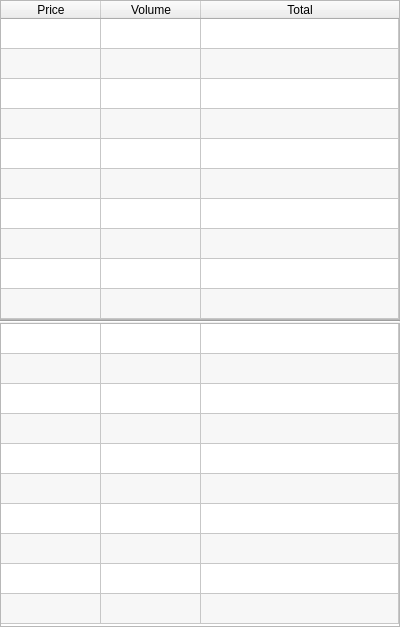
<?xml version="1.0" encoding="UTF-8"?>
<ui version="4.0">
 <class>Form</class>
 <widget class="QWidget" name="Form">
  <property name="geometry">
   <rect>
    <x>0</x>
    <y>0</y>
    <width>400</width>
    <height>627</height>
   </rect>
  </property>
  <property name="windowTitle">
   <string>Form</string>
  </property>
  <layout class="QVBoxLayout" name="verticalLayout">
   <property name="spacing">
    <number>0</number>
   </property>
   <property name="leftMargin">
    <number>0</number>
   </property>
   <property name="topMargin">
    <number>0</number>
   </property>
   <property name="rightMargin">
    <number>0</number>
   </property>
   <property name="bottomMargin">
    <number>0</number>
   </property>
   <item>
    <widget class="QTableWidget" name="tableAsks">
     <property name="sizePolicy">
      <sizepolicy hsizetype="Minimum" vsizetype="Minimum">
       <horstretch>0</horstretch>
       <verstretch>0</verstretch>
      </sizepolicy>
     </property>
     <property name="minimumSize">
      <size>
       <width>400</width>
       <height>0</height>
      </size>
     </property>
     <property name="verticalScrollBarPolicy">
      <enum>Qt::ScrollBarAlwaysOff</enum>
     </property>
     <property name="horizontalScrollBarPolicy">
      <enum>Qt::ScrollBarAlwaysOff</enum>
     </property>
     <property name="sizeAdjustPolicy">
      <enum>QAbstractScrollArea::AdjustToContents</enum>
     </property>
     <property name="editTriggers">
      <set>QAbstractItemView::NoEditTriggers</set>
     </property>
     <property name="tabKeyNavigation">
      <bool>false</bool>
     </property>
     <property name="showDropIndicator" stdset="0">
      <bool>false</bool>
     </property>
     <property name="dragDropOverwriteMode">
      <bool>false</bool>
     </property>
     <property name="alternatingRowColors">
      <bool>true</bool>
     </property>
     <property name="rowCount">
      <number>10</number>
     </property>
     <property name="columnCount">
      <number>3</number>
     </property>
     <attribute name="horizontalHeaderVisible">
      <bool>true</bool>
     </attribute>
     <attribute name="horizontalHeaderStretchLastSection">
      <bool>true</bool>
     </attribute>
     <attribute name="verticalHeaderVisible">
      <bool>false</bool>
     </attribute>
     <row/>
     <row/>
     <row/>
     <row/>
     <row/>
     <row/>
     <row/>
     <row/>
     <row/>
     <row/>
     <column>
      <property name="text">
       <string>Price</string>
      </property>
     </column>
     <column>
      <property name="text">
       <string>Volume</string>
      </property>
     </column>
     <column>
      <property name="text">
       <string>Total</string>
      </property>
     </column>
    </widget>
   </item>
   <item>
    <widget class="Line" name="line">
     <property name="orientation">
      <enum>Qt::Horizontal</enum>
     </property>
    </widget>
   </item>
   <item>
    <widget class="QTableWidget" name="tableBids">
     <property name="sizePolicy">
      <sizepolicy hsizetype="Minimum" vsizetype="Minimum">
       <horstretch>0</horstretch>
       <verstretch>0</verstretch>
      </sizepolicy>
     </property>
     <property name="minimumSize">
      <size>
       <width>400</width>
       <height>0</height>
      </size>
     </property>
     <property name="verticalScrollBarPolicy">
      <enum>Qt::ScrollBarAlwaysOff</enum>
     </property>
     <property name="horizontalScrollBarPolicy">
      <enum>Qt::ScrollBarAlwaysOff</enum>
     </property>
     <property name="sizeAdjustPolicy">
      <enum>QAbstractScrollArea::AdjustToContents</enum>
     </property>
     <property name="editTriggers">
      <set>QAbstractItemView::NoEditTriggers</set>
     </property>
     <property name="tabKeyNavigation">
      <bool>false</bool>
     </property>
     <property name="showDropIndicator" stdset="0">
      <bool>false</bool>
     </property>
     <property name="dragDropOverwriteMode">
      <bool>false</bool>
     </property>
     <property name="alternatingRowColors">
      <bool>true</bool>
     </property>
     <property name="rowCount">
      <number>10</number>
     </property>
     <property name="columnCount">
      <number>3</number>
     </property>
     <attribute name="horizontalHeaderVisible">
      <bool>false</bool>
     </attribute>
     <attribute name="horizontalHeaderStretchLastSection">
      <bool>true</bool>
     </attribute>
     <attribute name="verticalHeaderVisible">
      <bool>false</bool>
     </attribute>
     <row/>
     <row/>
     <row/>
     <row/>
     <row/>
     <row/>
     <row/>
     <row/>
     <row/>
     <row/>
     <column/>
     <column/>
     <column/>
    </widget>
   </item>
  </layout>
 </widget>
 <resources/>
 <connections/>
</ui>
